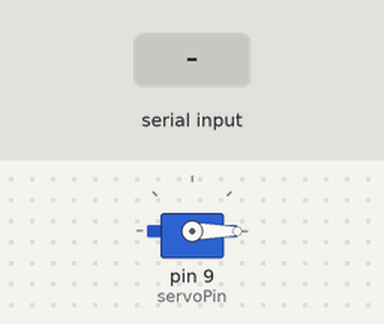
The sketch below on a simulated Arduino Uno, built with avr-gcc and run on an emulated ATmega328P. Shown: servo. The inputs (shaded band) are chosen by the test bench.

Above: at 1.2 s.
1.3 s: "Object Detected\n" received over Serial
At 2.6 s:
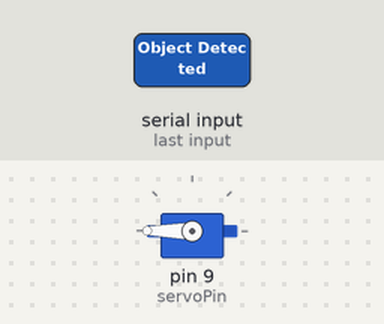
Timing chart, 0 to 4.8 s (numbered marks = the images above; inputs shaded):
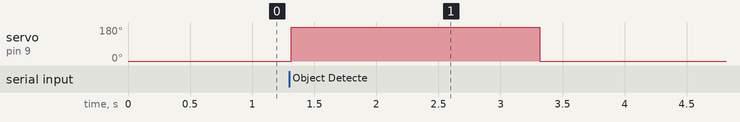

Measured:
- after the input at 1.3 s, servo on pin 9 (servoPin): 0° → 180° at once, → 0° 2.0 s later

The sketch:

arduino_slave.ino
```cpp
#include <Servo.h>

const int servoPin = 9;    // Servo control pin
Servo myservo; // Create servo object to control a servo

void setup() {
  Serial.begin(9600);
  myservo.attach(servoPin); // Attach the servo on pin 9 to the servo object
  myservo.write(0); // Move the servo to 0 degrees
}

void loop() {
  if (Serial.available() > 0) {
    String message = Serial.readStringUntil('\n');
    if (message == "Object Detected") {
      myservo.write(180); // Move the servo to 180 degrees
      delay(2000); // Wait for a second
      myservo.write(0); // Move the servo back to 0 degrees
    }
  }
}
```
